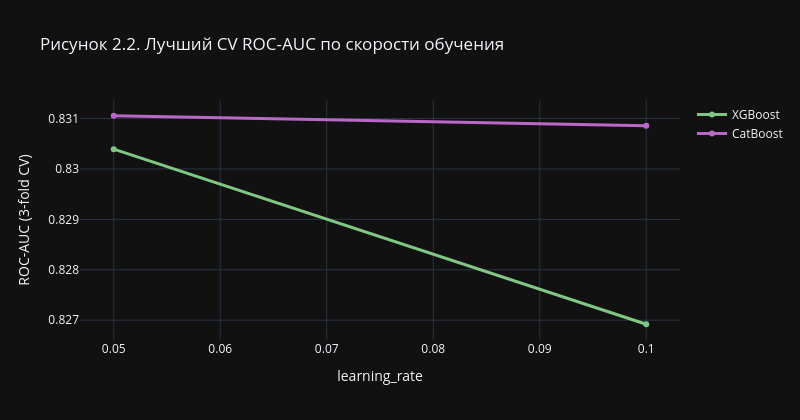

This figure's notebook cell:
### Markdown cell above
Полезно увидеть зависимость качества от скорости обучения — это обычно самый чувствительный гиперпараметр у бустингов.

### Code cell
xgb_cv = pd.DataFrame(xgb_search.cv_results_)
cat_cv = pd.DataFrame(cat_search.cv_results_)

xgb_curve = (xgb_cv.assign(auc=xgb_cv['mean_test_score'])
                    .groupby('param_learning_rate')['auc'].max().reset_index())
cat_curve = (cat_cv.assign(auc=cat_cv['mean_test_score'])
                    .groupby('param_learning_rate')['auc'].max().reset_index())

fig = go.Figure()
fig.add_trace(go.Scatter(
    x=xgb_curve['param_learning_rate'].astype(float),
    y=xgb_curve['auc'],
    mode='lines+markers', name='XGBoost',
    line=dict(color=PALETTE['xgb'], width=3),
))
fig.add_trace(go.Scatter(
    x=cat_curve['param_learning_rate'].astype(float),
    y=cat_curve['auc'],
    mode='lines+markers', name='CatBoost',
    line=dict(color=PALETTE['cat'], width=3),
))
fig.update_layout(
    title='Рисунок 2.2. Лучший CV ROC-AUC по скорости обучения',
    xaxis_title='learning_rate',
    yaxis_title='ROC-AUC (3-fold CV)',
    height=420, width=800
)
fig.show()

### Figure 1 — Plotly figure (JSON) as saved in the notebook; plotly's stock layout.template omitted (floating-point values rounded to 4 significant figures)
{"data": [{"line": {"color": "#81C784", "width": 3}, "mode": "lines+markers", "name": "XGBoost", "type": "scatter", "x": [0.05, 0.1], "y": [0.8304, 0.8269]}, {"line": {"color": "#BA68C8", "width": 3}, "mode": "lines+markers", "name": "CatBoost", "type": "scatter", "x": [0.05, 0.1], "y": [0.8311, 0.8309]}], "layout": {"height": 420, "title": {"text": "Рисунок 2.2. Лучший CV ROC-AUC по скорости обучения"}, "width": 800, "xaxis": {"title": {"text": "learning_rate"}}, "yaxis": {"title": {"text": "ROC-AUC (3-fold CV)"}}}}
